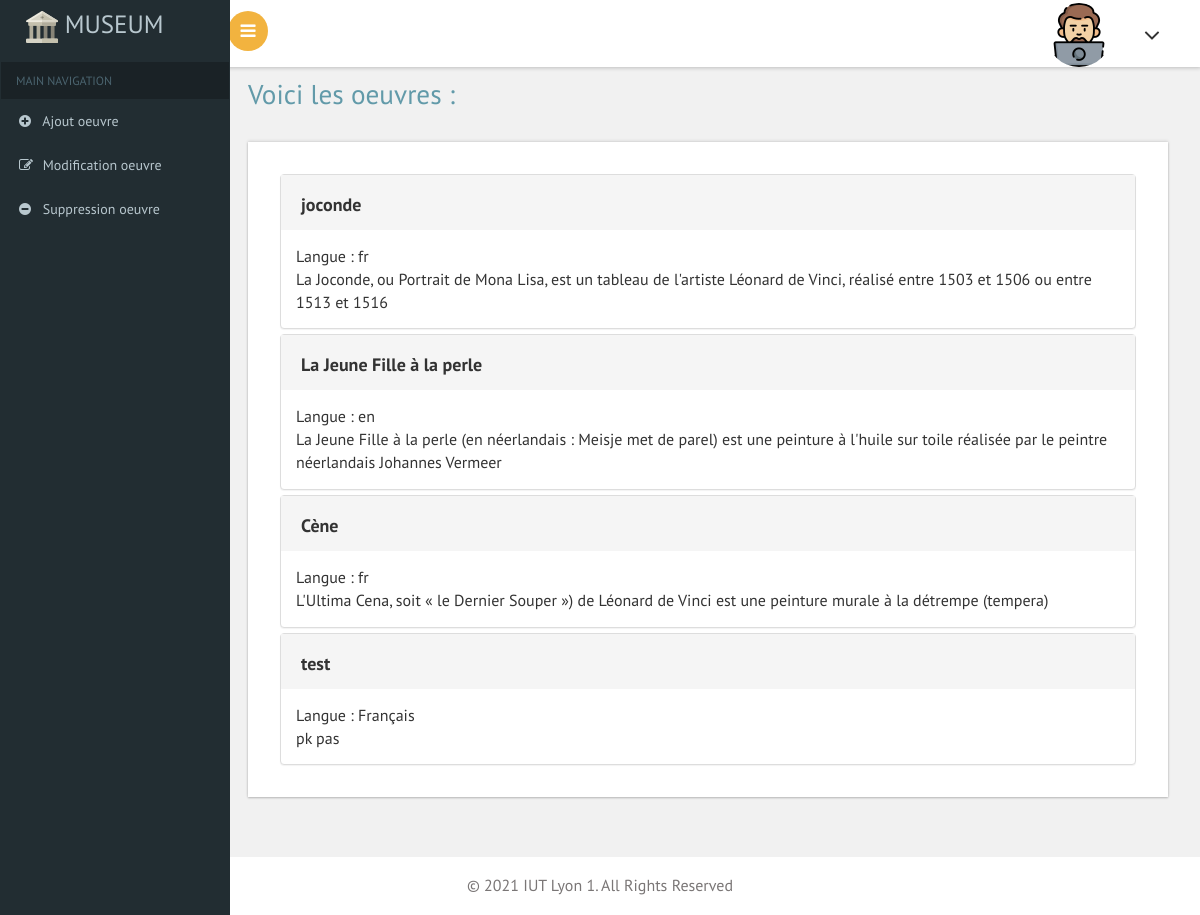
The page / on the database its author committed.
### tables this page shows
CREATE TABLE "Contenue" (
	"Id_contenue"	INTEGER NOT NULL,
	"titre"	varchar(50),
	"description"	varchar(256),
	"langue"	varchar(50),
	PRIMARY KEY("Id_contenue")
);

### index.php (the view, shortened to what this page needs)
<?php include 'Includes/config.php';?>
<!DOCTYPE HTML>
<html lang="fr">
	<head>
		<?php include 'modules/script.php';?>
	</head>
	<body class="cbp-spmenu-push">
		<div class="cbp-spmenu-push">
			<?php include 'Includes/NavLeft.php';?>
			<?php include 'Includes/TopNav.php';?>
			<div id="page-wrapper">
				<div class="main-page">
					<h2 class="title1"> Voici les oeuvres :</h2>
					<div class="panel-group tool-tips widget-shadow" >
						<?php
							try {
								$dbh = new PDO('sqlite:data.db',$user,$password,[PDO::ATTR_DEFAULT_FETCH_MODE => PDO::FETCH_ASSOC, PDO::ATTR_ERRMODE => PDO::ERRMODE_EXCEPTION]);
								$statement = $dbh->query("SELECT titre,description,langue FROM Contenue");
								while($row = $statement->fetch()){
									echo '<div class="panel panel-default">';
										echo '<div class="panel-heading">';
											echo '<h4 style ="font-weight:bold;" >';
												echo  $row['titre'];
											echo '</h4>';
										echo '</div>';
										echo ' <div class="panel-body">';
											echo "Langue : ".$row['langue'] . "<br>" . $row['description'];
										echo '</div>';
									echo '</div>';
								}
							}
							catch (PDOException $e) {
							    echo 'Connexion échouée : ' . $e->getMessage();
							}
						?>
					</div>
				</div>
			</div>
		</div>
		<?php include 'Includes/footer.php';?>
	</body>
</html>

### modules/script.php (shortened to what this page needs)
<?php
	echo '<link href="css/bootstrap.css" rel="stylesheet" type="text/css" />';
	echo "<link href='css/style.css' rel='stylesheet' type='text/css' />";
	echo "<link href='css/font-awesome.css' rel='stylesheet'> ";
	echo " <link href='css/SidebarNav.min.css' media='all' rel='stylesheet' type='text/css'/>";
	echo "<link href='css/custom.css' rel='stylesheet'>";

### Includes/NavLeft.php (shortened to what this page needs)
<div class="cbp-spmenu cbp-spmenu-vertical cbp-spmenu-left" id="cbp-spmenu-s1">
  <aside class="sidebar-left">
    <nav class="navbar navbar-inverse">
      <div class="navbar-header">
        <h1><a class="navbar-brand" href="index.php"><span> <img src="../img/museum.png"></span>  Museum</a></h1>
      </div>
      <div class="collapse navbar-collapse" id="bs-example-navbar-collapse-1">
        <ul class="sidebar-menu">
          <li class="header">MAIN NAVIGATION</li>
          <li class="treeview">
            <a href="ajout.php">
              <i class="fa fa-plus-circle" aria-hidden="true"></i> <span>Ajout oeuvre</span>
            </a>
          </li>
          <li class="treeview">
            <a href="modification.php">
              <i class="fa fa-pencil-square-o" aria-hidden="true"></i> <span>Modification oeuvre</span>
            </a>
          </li>
          <li class="treeview">
            <a href="supp.php">
              <i class="fa fa-minus-circle" aria-hidden="true"></i> <span>Suppression oeuvre</span>
            </a>
          </li>
        </ul>
      </div>
    </nav>
  </aside>
</div>

### Includes/TopNav.php (shortened to what this page needs)
<div class="sticky-header header-section ">
	<div class="header-left">
		<button id="showLeftPush"><i class="fa fa-bars"></i></button>
	</div>
	<div class="header-right">
		<div class="profile_details">
			<ul>
				<li class="dropdown profile_details_drop">
					<a class="dropdown-toggle" data-toggle="dropdown" aria-expanded="false">
						<div class="profile_img">
							<span class="prfil-img"><img src="img/pp.png" alt=""> </span>
							<i class="fa fa-angle-down lnr"></i>
						</div>
					</a>
				</li>
			</ul>
		</div>
	</div>
</div>

### Includes/footer.php
<div class="footer">
	<p>&copy; 2021 IUT Lyon 1. All Rights Reserved </p>
</div>

### css/custom.css (style rules this page uses)
#page-wrapper { padding:5em 2em 2.5em; background-color: #F1F1F1; }

### rows shown on the page
contenue: titre "joconde", langue "fr", description "La Joconde, ou Portrait de Mona Lisa, est un tableau de l'artiste Léonard de Vinci, réalisé entre 1503 et 1506 ou entre 1513 et 1516"
contenue: titre "La Jeune Fille à la perle", langue "en", description "La Jeune Fille à la perle (en néerlandais : Meisje met de parel) est une peinture à l'huile sur toile réalisée par le peintre néerlandais Johannes Vermeer"
contenue: titre "Cène", langue "fr", description "L'Ultima Cena, soit « le Dernier Souper ») de Léonard de Vinci est une peinture murale à la détrempe (tempera)"
contenue: titre "test", langue "Français", description "pk pas"
